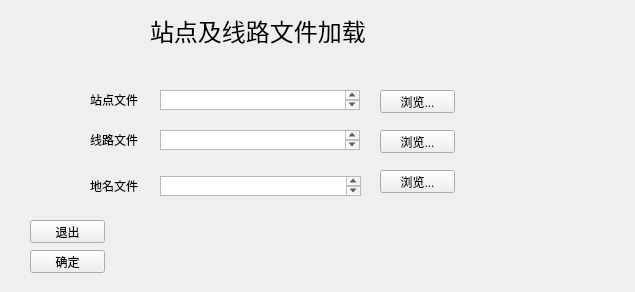
<?xml version="1.0" encoding="UTF-8"?>
<ui version="4.0">
 <class>QtWidgetsFL</class>
 <widget class="QWidget" name="QtWidgetsFL">
  <property name="geometry">
   <rect>
    <x>0</x>
    <y>0</y>
    <width>635</width>
    <height>292</height>
   </rect>
  </property>
  <property name="windowTitle">
   <string>文件加载</string>
  </property>
  <widget class="QLabel" name="labelWind">
   <property name="geometry">
    <rect>
     <x>150</x>
     <y>10</y>
     <width>250</width>
     <height>40</height>
    </rect>
   </property>
   <property name="font">
    <font>
     <pointsize>18</pointsize>
    </font>
   </property>
   <property name="text">
    <string>站点及线路文件加载</string>
   </property>
  </widget>
  <widget class="QLabel" name="labelStop">
   <property name="geometry">
    <rect>
     <x>90</x>
     <y>90</y>
     <width>54</width>
     <height>20</height>
    </rect>
   </property>
   <property name="text">
    <string>站点文件</string>
   </property>
  </widget>
  <widget class="QLabel" name="labelLine">
   <property name="geometry">
    <rect>
     <x>90</x>
     <y>130</y>
     <width>54</width>
     <height>20</height>
    </rect>
   </property>
   <property name="text">
    <string>线路文件</string>
   </property>
  </widget>
  <widget class="QPushButton" name="pushButtonStop">
   <property name="geometry">
    <rect>
     <x>380</x>
     <y>90</y>
     <width>75</width>
     <height>23</height>
    </rect>
   </property>
   <property name="text">
    <string>浏览...</string>
   </property>
  </widget>
  <widget class="QPushButton" name="pushButtonLine">
   <property name="geometry">
    <rect>
     <x>380</x>
     <y>130</y>
     <width>75</width>
     <height>23</height>
    </rect>
   </property>
   <property name="text">
    <string>浏览...</string>
   </property>
  </widget>
  <widget class="QPushButton" name="pushButtonDone">
   <property name="geometry">
    <rect>
     <x>30</x>
     <y>250</y>
     <width>75</width>
     <height>23</height>
    </rect>
   </property>
   <property name="text">
    <string>确定</string>
   </property>
  </widget>
  <widget class="QPushButton" name="pushButtonQuit">
   <property name="geometry">
    <rect>
     <x>30</x>
     <y>220</y>
     <width>75</width>
     <height>23</height>
    </rect>
   </property>
   <property name="text">
    <string>退出</string>
   </property>
  </widget>
  <widget class="QTextEdit" name="textEditStop">
   <property name="geometry">
    <rect>
     <x>160</x>
     <y>90</y>
     <width>200</width>
     <height>20</height>
    </rect>
   </property>
  </widget>
  <widget class="QTextEdit" name="textEditLine">
   <property name="geometry">
    <rect>
     <x>160</x>
     <y>130</y>
     <width>200</width>
     <height>20</height>
    </rect>
   </property>
  </widget>
  <widget class="QLabel" name="labelHits">
   <property name="geometry">
    <rect>
     <x>190</x>
     <y>220</y>
     <width>221</width>
     <height>61</height>
    </rect>
   </property>
   <property name="text">
    <string/>
   </property>
  </widget>
  <widget class="QLabel" name="label">
   <property name="geometry">
    <rect>
     <x>90</x>
     <y>180</y>
     <width>54</width>
     <height>12</height>
    </rect>
   </property>
   <property name="text">
    <string>地名文件</string>
   </property>
  </widget>
  <widget class="QTextEdit" name="textEditorg">
   <property name="geometry">
    <rect>
     <x>160</x>
     <y>176</y>
     <width>201</width>
     <height>20</height>
    </rect>
   </property>
  </widget>
  <widget class="QPushButton" name="pushButtonorg">
   <property name="geometry">
    <rect>
     <x>380</x>
     <y>170</y>
     <width>75</width>
     <height>23</height>
    </rect>
   </property>
   <property name="text">
    <string>浏览...</string>
   </property>
  </widget>
 </widget>
 <layoutdefault spacing="6" margin="11"/>
 <resources/>
 <connections>
  <connection>
   <sender>pushButtonStop</sender>
   <signal>clicked()</signal>
   <receiver>QtWidgetsFL</receiver>
   <slot>inputStop()</slot>
   <hints>
    <hint type="sourcelabel">
     <x>257</x>
     <y>81</y>
    </hint>
    <hint type="destinationlabel">
     <x>317</x>
     <y>145</y>
    </hint>
   </hints>
  </connection>
  <connection>
   <sender>pushButtonQuit</sender>
   <signal>clicked()</signal>
   <receiver>QtWidgetsFL</receiver>
   <slot>close()</slot>
   <hints>
    <hint type="sourcelabel">
     <x>67</x>
     <y>231</y>
    </hint>
    <hint type="destinationlabel">
     <x>317</x>
     <y>145</y>
    </hint>
   </hints>
  </connection>
  <connection>
   <sender>pushButtonLine</sender>
   <signal>clicked()</signal>
   <receiver>QtWidgetsFL</receiver>
   <slot>inputLine()</slot>
   <hints>
    <hint type="sourcelabel">
     <x>380</x>
     <y>152</y>
    </hint>
    <hint type="destinationlabel">
     <x>317</x>
     <y>145</y>
    </hint>
   </hints>
  </connection>
  <connection>
   <sender>pushButtonDone</sender>
   <signal>clicked()</signal>
   <receiver>QtWidgetsFL</receiver>
   <slot>checkFile()</slot>
   <hints>
    <hint type="sourcelabel">
     <x>67</x>
     <y>261</y>
    </hint>
    <hint type="destinationlabel">
     <x>317</x>
     <y>145</y>
    </hint>
   </hints>
  </connection>
  <connection>
   <sender>pushButtonorg</sender>
   <signal>clicked()</signal>
   <receiver>QtWidgetsFL</receiver>
   <slot>inputOrg()</slot>
   <hints>
    <hint type="sourcelabel">
     <x>417</x>
     <y>181</y>
    </hint>
    <hint type="destinationlabel">
     <x>317</x>
     <y>145</y>
    </hint>
   </hints>
  </connection>
 </connections>
 <slots>
  <slot>inputStop()</slot>
  <slot>inputLine()</slot>
  <slot>checkFile()</slot>
  <slot>inputOrg()</slot>
 </slots>
</ui>
